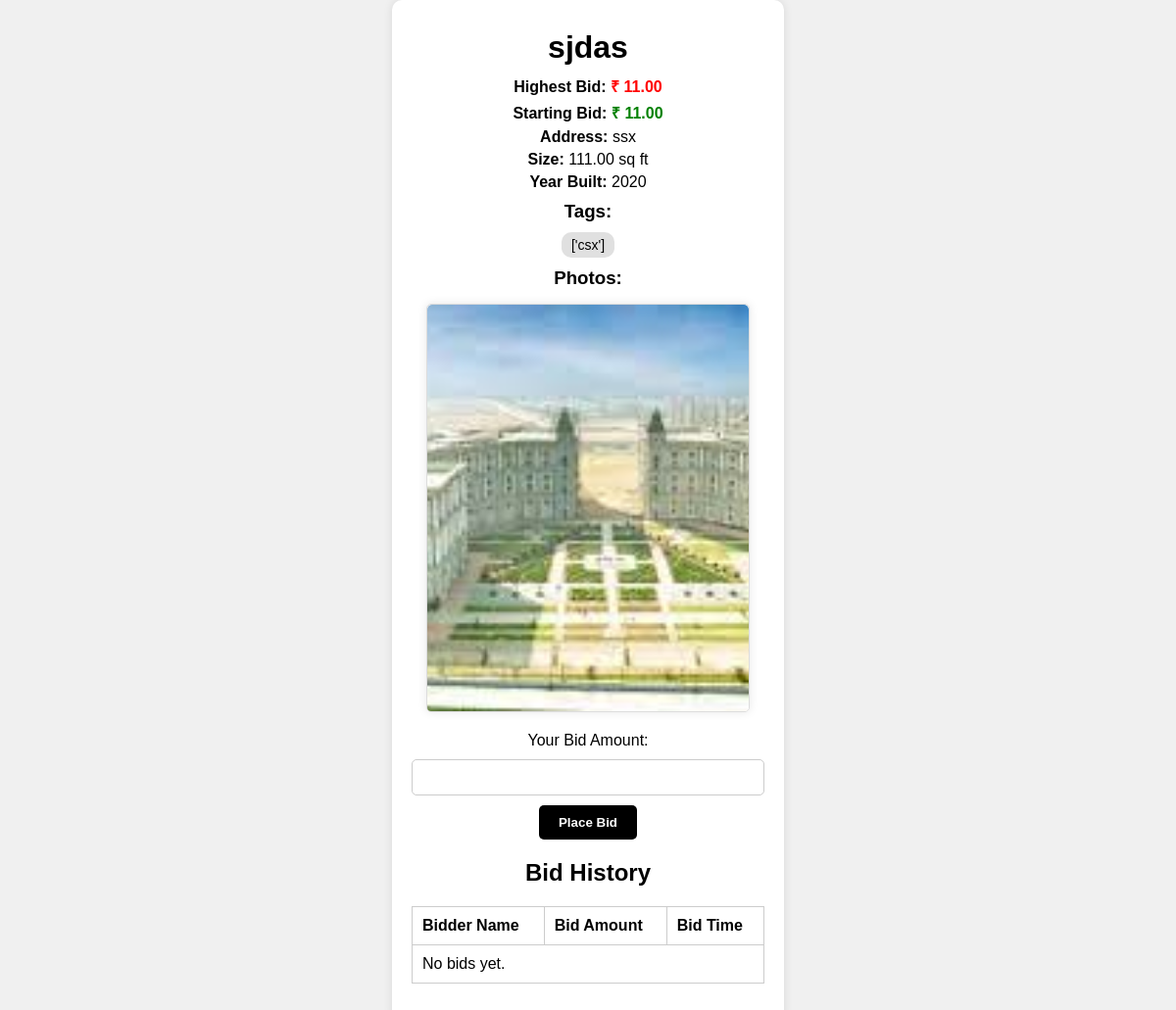
Before: /bid/12/ (signed in) with the older database file.
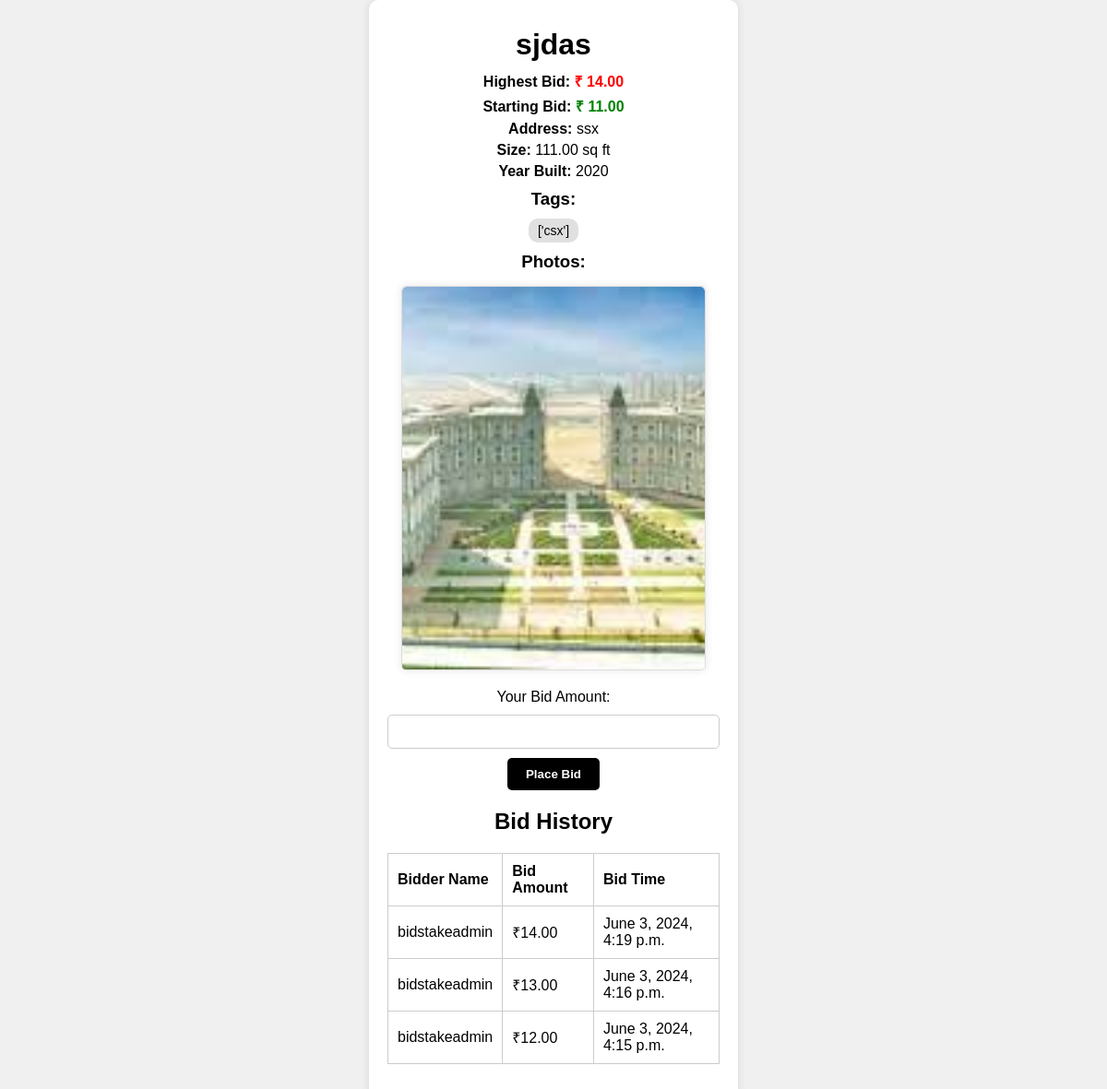
After: the same page with the newer database file.
### auctions/models.py (models this page shows, shortened)
class Listing(models.Model):
    title = models.CharField(max_length=200)
    description = models.TextField()
    starting_bid = models.DecimalField(max_digits=10, decimal_places=2)
    address = models.CharField(max_length=200, default='default address')
    size = models.DecimalField(max_digits=10, decimal_places=2, default=0)
    year_built = models.IntegerField(
        validators=[
            MinValueValidator(1000),
            MaxValueValidator(datetime.datetime.now().year)
        ],
        default=datetime.datetime.now().year
    )
    tags = models.CharField(max_length=255, blank=True)
    created_at = models.DateTimeField(default=timezone.now)
    current_bid = models.DecimalField(max_digits=10, decimal_places=2, default=0)
    user = models.ForeignKey(User, on_delete=models.CASCADE)

class ListingImage(models.Model):
    listing = models.ForeignKey(Listing, related_name='images', on_delete=models.CASCADE)
    image = models.ImageField(upload_to='listing_images/')

class Bid(models.Model):
    listing = models.ForeignKey(Listing, on_delete=models.CASCADE)
    bidder = models.ForeignKey(User, on_delete=models.CASCADE)
    bid_amount = models.DecimalField(max_digits=10, decimal_places=2)
    bid_time = models.DateTimeField(default=timezone.now)

class User(AbstractUser):
    pass

### auctions/views.py (the view, shortened to what this page needs)
# urls.py: path('bid/<int:listing_id>/', views.bid, name='bid'),
@login_required(login_url='login')
def bid(request, listing_id):
    listing = get_object_or_404(Listing, id=listing_id)
    bids = Bid.objects.filter(listing=listing).order_by('-bid_time')
    tags = [tag.strip() for tag in listing.tags.split(',')] if listing.tags else []
    context = {
        'listing': listing,
        'bids': bids,
        'tags': tags,
    }
    return render(request, 'auctions/bid.html', context)

### auctions/templates/auctions/bid.html (shortened to what this page needs)
<!DOCTYPE html>
<html lang="en">
<head>
</head>
<body>
    <div class="container">
        <h1>{{ listing.title }}</h1>
        <p><strong>Highest Bid:</strong> <span class="highest-bid">₹ {{ listing.current_bid }}</span></p>
        <p><strong>Starting Bid:</strong> <span class="starting-bid">₹ {{ listing.starting_bid }}</span></p>
        <p><strong>Address:</strong> {{ listing.address }}</p>
        <p><strong>Size:</strong> {{ listing.size }} sq ft</p>
        <p><strong>Year Built:</strong> {{ listing.year_built }}</p>
        <h3>Tags:</h3>
        <div class="tags-container">
            {% for tag in tags %}
                <span class="tag">{{ tag }}</span>
            {% endfor %}
        </div>
        <h3>Photos:</h3>
        <div class="listing-card">
            {% for image in listing.images.all %}
                <img src="{{ image.image.url }}" alt="Listing Image" class="listing-image">
            {% endfor %}
        </div>
        <form method="post">
            <label for="bid_amount">Your Bid Amount:</label>
            <input type="text" id="bid_amount" name="bid_amount" required>
            <button type="submit"><strong>Place Bid</strong></button>
        </form>
        <h2>Bid History</h2>
        <table>
            <thead>
                <tr>
                    <th>Bidder Name</th>
                    <th>Bid Amount</th>
                    <th>Bid Time</th>
                </tr>
            </thead>
            <tbody>
                {% for bid in bids %}
                    <tr>
                        <td>{{ bid.bidder.username }}</td>
                        <td>₹{{ bid.bid_amount }}</td>
                        <td>{{ bid.bid_time }}</td>
                    </tr>
                {% empty %}
                    <tr>
                        <td colspan="3">No bids yet.</td>
                    </tr>
                {% endfor %}
            </tbody>
        </table>
    </div>
</body>
</html>

### auctions/templates/auctions/bid.html (style rules this page uses)
body { font-family: Arial, sans-serif; display: flex; justify-content: center; align-items: center; min-height: 100vh; margin: 0; background-color: #f0f0f0; }
.container { background-color: white; padding: 20px; border-radius: 10px; box-shadow: 0 0 10px rgba(0, 0, 0, 0.1); max-width: 400px; width: 100%; box-sizing: border-box; text-align: center; }
h1, h2, h3 { margin: 10px 0; }
p { margin: 5px 0; }
form { margin: 20px 0; }
form input[type="number"], form input[type="text"] { width: calc(100% - 22px); padding: 10px; margin: 10px 0; border: 1px solid #ccc; border-radius: 5px; }
form button { padding: 10px 20px; border: none; background-color: black; color: white; cursor: pointer; border-radius: 5px; }
table { width: 100%; border-collapse: collapse; margin: 20px 0; }
table th, table td { border: 1px solid #ccc; padding: 10px; text-align: left; }
.highest-bid { color: red; font-weight: bold; }
.starting-bid { color: green; font-weight: bold; }
.listing-card { position: relative; flex: 1 0 540px; border: 1px solid #ddd; border-radius: 5px; margin: 15px; background-color: #fff; box-shadow: 0 0 10px rgba(0, 0, 0, 0.1); overflow: hidden; }
.listing-card img { display: none; width: 100%; height: 415px; object-fit: cover; border-radius: 5px 5px 0 0; transition: transform 0.3s; }
.listing-card img:first-child { display: block; }
.tags-container { display: flex; flex-wrap: wrap; justify-content: center; gap: 5px; margin-top: 10px; }
.tag { background-color: #e0e0e0; border-radius: 10px; padding: 5px 10px; font-size: 14px; }

Changed rows visible on the page:
changed Listing "sjdas": current_bid "11.00" → "14.00"
added Bid: bidder.username "bidstakeadmin", bid_amount "14.00", bid_time "June 3, 2024, 4:19 p.m."
added Bid: bidder.username "bidstakeadmin", bid_amount "13.00", bid_time "June 3, 2024, 4:16 p.m."
added Bid: bidder.username "bidstakeadmin", bid_amount "12.00", bid_time "June 3, 2024, 4:15 p.m."
Other visible differences:
text no longer shown: "No bids yet."
